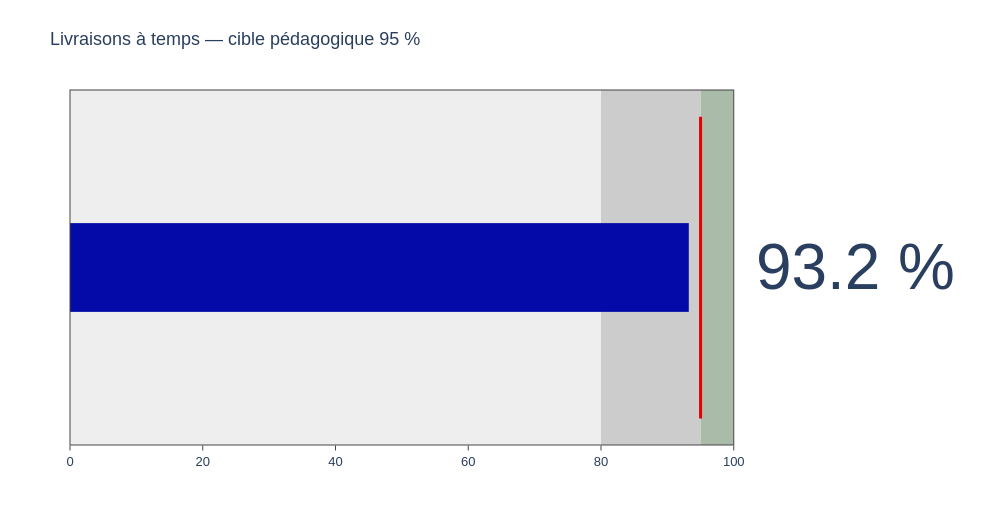

Source (notebook cell):
### Markdown cell above
### <b><div style='padding:15px;background-color:#d8dcd6;color:#030aa7;font-size:120%;text-align: left'>Plotly</div></b>

### Code cell
ID_GRAPHIQUE = '06_02'
BIBLIOTHEQUE = 'plotly'
fig=go.Figure(go.Indicator(mode='gauge+number',value=taux,number={'suffix':' %'},gauge={'shape':'bullet','axis':{'range':[0,100]},'bar':{'color':palette[0]},'steps':[{'range':[0,80],'color':'#eeeeee'},{'range':[80,95],'color':'#cccccc'},{'range':[95,100],'color':'#aabbaa'}],'threshold':{'line':{'color':palette[1],'width':3},'value':OBJECTIF}}))
montrer_plotly(fig,'Livraisons à temps — cible pédagogique 95 %')

### Figure 1 — Plotly figure (JSON) as saved in the notebook; plotly's stock layout.template omitted (floating-point values rounded to 4 significant figures)
{"data": [{"gauge": {"axis": {"range": [0, 100]}, "bar": {"color": "#030aa7"}, "shape": "bullet", "steps": [{"color": "#eeeeee", "range": [0, 80]}, {"color": "#cccccc", "range": [80, 95]}, {"color": "#aabbaa", "range": [95, 100]}], "threshold": {"line": {"color": "#e50000", "width": 3}, "value": 95}}, "mode": "gauge+number", "number": {"suffix": " %"}, "type": "indicator", "value": 93.23}], "layout": {"font": {"family": "Arial", "size": 13}, "height": 520, "margin": {"b": 75, "l": 70, "r": 45, "t": 90}, "title": {"text": "Livraisons à temps — cible pédagogique 95 %"}, "width": 1000}}
